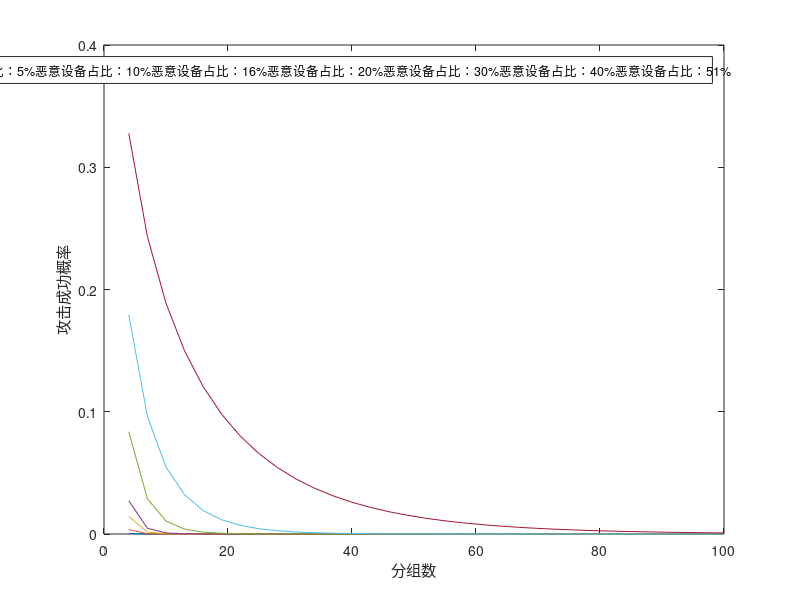

MATLAB code to generate this figure:

%k = 1:33
%groupNumber =3.*k +1;
clear;
gN= [4:3:100];
fN = 2*floor(gN./3);
badrate = [0.05 0.1 0.16 0.2 0.3 0.4 0.51];
label = []
for pi = 1:length(badrate)
    Poss = []
    p = badrate(pi);
    for i = 1:length(gN)
        pos = 1;
        for j = 0:fN(i)
            pos = pos - nchoosek(gN(i),j)*p^j*(1-p)^(gN(i)-j);
        end
        Poss = [Poss pos];
    end
    plot(gN,Poss);
    label = [label strcat("恶意设备占比：",num2str(p*100),"%")];
    hold on;
end
legend(label);
xlim([0 100]);
ylim([0 0.4]);
xlabel("分组数");
ylabel("攻击成功概率");
hold off;


% Poss = 1 - (groupNumber)